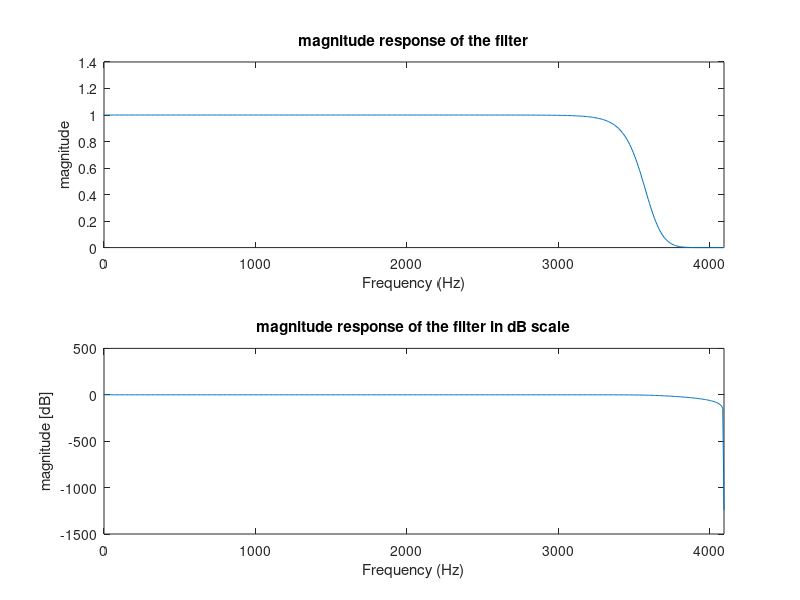

Recreate this plot in MATLAB.
% parameters of the digital filter as calculated in the word document
N = 4;
Omega_0 = 4.8; % rad/sec

%load Fs
sig = load('sig_2.mat'); % The variables 'y', 'z', and 'Fs' should be loaded
Fs = sig.Fs; % Sampling frequency

% define frequency points for evaluation
omega = linspace(-pi, pi, 1000); % frequency points in the discrete-time domain
z=exp(1j*omega);
s = (z-1)./(z+1); % mapping discrete-time frequencies to s-plane

% initialize H(s) for the given frequency points
H_s = ones(size(s)); %%%% WHY DO WE NEED A VECTOR AND NOT JUST INTIALIZE H_s =1??

% evaluate H(s) at the given frequency points
for k = 0:N-1
    sk = Omega_0 * exp(1j * pi * (2 * k + 1 + N) / (2 * N)); % the poles
    H_s = H_s .* (-sk) ./ (s - sk);
end



% normalize frequency vector for plotting
f = (omega) * (8192 / (2 * pi)); % get the new frequency by omega and the original samling rate

% plotting the frequency response
figure;
subplot(2, 1, 1);
plot(f, abs(H_s).^2);
title('magnitude response of the filter');
xlabel('Frequency (Hz)');
ylabel('magnitude');
xlim([0, Fs/2]); % the filter is symmetrical, so itll look mirrored in [-Fs/2, 0]

subplot(2, 1, 2);
plot(f, 20*log10(abs(H_s)));
title('magnitude response of the filter in dB scale');
xlabel('Frequency (Hz)');
ylabel('magnitude [dB]');
xlim([0, Fs/2]);  % the filter is symmetrical, so itll look mirrored in [-Fs/2, 0]